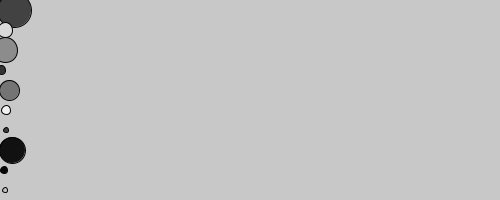
Frame 1 (no input)
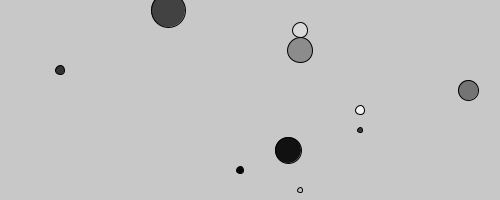
Frame 60 (the mouse pressed at the canvas centre just before this capture)
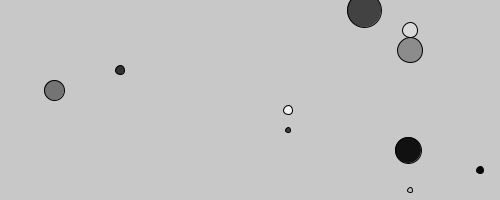
Frame 120 (the mouse held since frame 60 and released just before this capture)

The Processing sketch that drew these frames (run headless with seeded random() and noise(); from frame 60 on, the mouse is pressed at the canvas centre):

// Processing sketch: listato_19_02
// ── listato_19_02.pde
int numeroCerchi = 10;
int[] x = new int[numeroCerchi];
int[] y = new int[numeroCerchi];
int[] dim = new int[numeroCerchi];
int[] colore = new int[numeroCerchi];
int[] passo = new int[numeroCerchi];

void setup() {
  size(500, 200);
  int distanza = height / numeroCerchi;
  int temp = distanza / 2;
  for (int i = 0; i < numeroCerchi; i++) {
    y[i] = temp;
    temp = temp + distanza;
    dim[i] = int(random(5, 2.5 * distanza));
    colore[i] = int(random(255));
    passo[i] = int(random(1, 15));
  }
}

void draw(){
  background(200);
  for (int i = 0; i < numeroCerchi; i++) {
    x[i] = x[i] + passo[i];
    fill(colore[i]);
    ellipse(x[i], y[i], dim[i], dim[i]);
    if (x[i] > width || x[i] < 0) {
      passo[i] = - passo[i];
    }
  }
}
